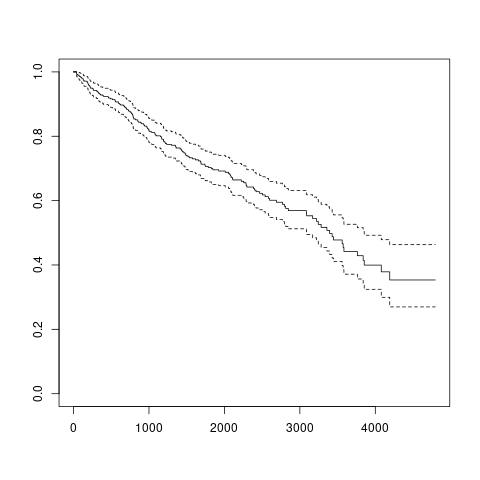

The R source for this figure:
# Load the library.
library("survival")

# Print first few rows.
print(head(pbc))

#Applying Surv() and survfit() Function
# Load the library.
library("survival")

# Create the survival object. #nolint
survfit(Surv(pbc$time,pbc$status == 2)~1)#nolint

# Give the chart file a name.
png(file = "survival.png")

# Plot the graph. #nolint
plot(survfit(Surv(pbc$time,pbc$status == 2)~1))#nolint

# Save the file.
dev.off()